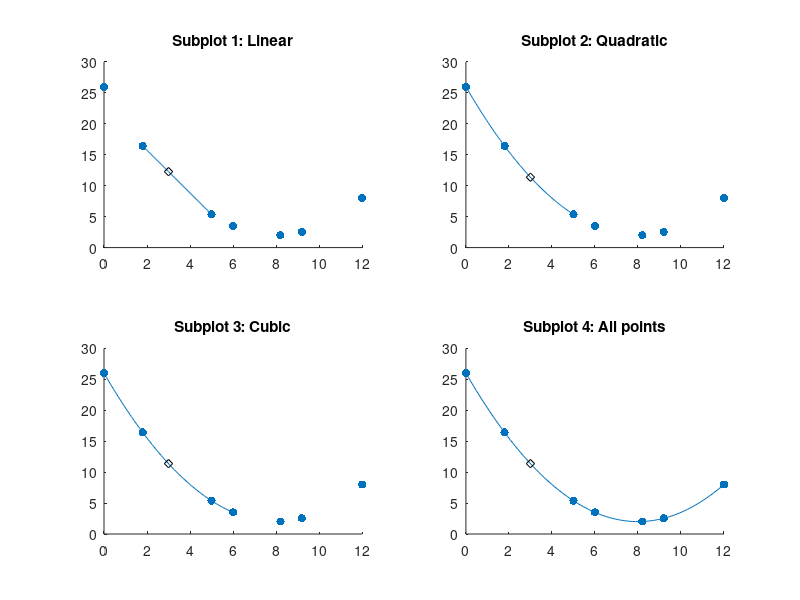

Write the MATLAB code that produced this figure.
% 1 4 5 7 8 -Done- -> 2/3
%{
Find an interpolating polynomial using matrices to 
determine y at x = 3. Try linear,quadratic, and cubic 
polynomials between appropriate data points first, 
then try apolynomial that interpolates the entire 
data set. Make one plot with the data alongwith the 
4 interpolating polynomials, then another plot with 
degree of interpolatingpolynomial on the horizontal axis 
and the estimated value of y at x = 3 on thevertical axis.
%}
x = [0 1.8 5 6 8.2 9.2 12];
y = [26 16.415 5.375 3.5 2.015 2.54 8];
clf;

%Linear : 2 unknowns : p1x + p2
Alinear = x(2:3)';
xx = linspace(min(Alinear), max(Alinear));
Alinear = [Alinear'; 1 1]';
Blinear = y(2:3)';
plinear = Alinear\Blinear;
y_ans_linear = polyval(plinear, 3);
subplot(2,2,1);
hold on;
scatter(x, y, 'filled');
plot(xx, polyval(plinear, xx));
plot(3, y_ans_linear, 'dk');
title('Subplot 1: Linear')

%Quadratic : 3 unknowns : p1x^2 + p2x + p3
Aquad = x(1:3)';
xx = linspace (min(Aquad), max(Aquad));
Aquad = [(Aquad.^2)';Aquad'; 1 1 1]';
%or Aquad = [Aquad.^2 Aquad ones(3,1)]
Bquad = y(1:3)';
pquad = Aquad\Bquad;
y_ans_quad = polyval(pquad, 3);
subplot(2,2,2);
hold on;
scatter(x, y, 'filled');
plot(xx, polyval(pquad, xx));
plot(3, y_ans_quad, 'dk');
title('Subplot 2: Quadratic')

%Cubic : 4 unknowns : p1x^3 + p2x^2 + p3x + p4
Acub = x(1:4)';
xx = linspace (min(Acub), max(Acub));
Acub = [Acub.^3 Acub.^2 Acub ones(4,1)];
Bcub = y(1:4)';
pcub = Acub\Bcub;
y_ans_cub = polyval(pcub, 3);
subplot(2,2,3);
hold on;
scatter(x, y, 'filled');
plot(xx, polyval(pcub, xx));
plot(3, y_ans_cub, 'dk');
title('Subplot 3: Cubic')

%All dataset : degree of 6 (n-1):  
Aall = x(1:end)';
xx = linspace(min(Aall), max(Aall));
xsize = max(size(x));
Aall = [Aall.^(xsize-1) Aall.^(xsize-2) Aall.^(xsize-3) Aall.^(xsize-4) Aall.^(xsize-5) Aall ones(7,1)];
Ball = y(1:end)';
pall = Aall\Ball;
y_ans_all = polyval(pall, 3);
subplot(2,2,4);
hold on;
scatter(x, y, 'filled');
plot(xx, polyval(pall, xx));
plot(3, y_ans_all, 'dk');
title('Subplot 4: All points')